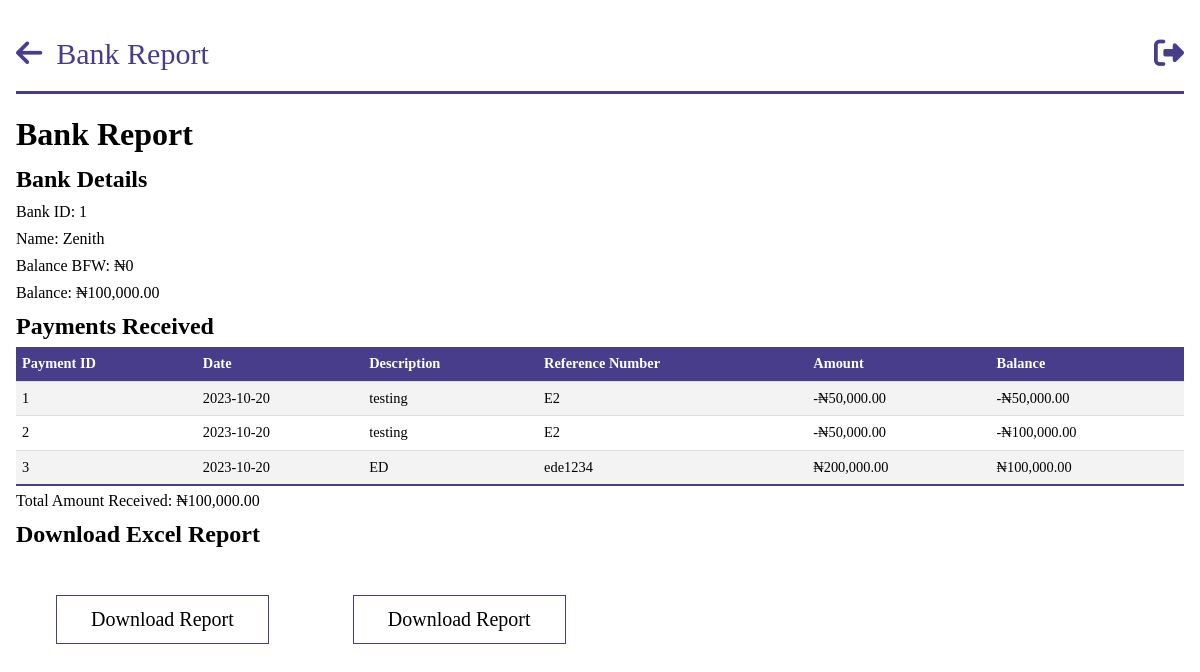
/bank_report/1 (signed in), run on an earlier commit of the app's database.
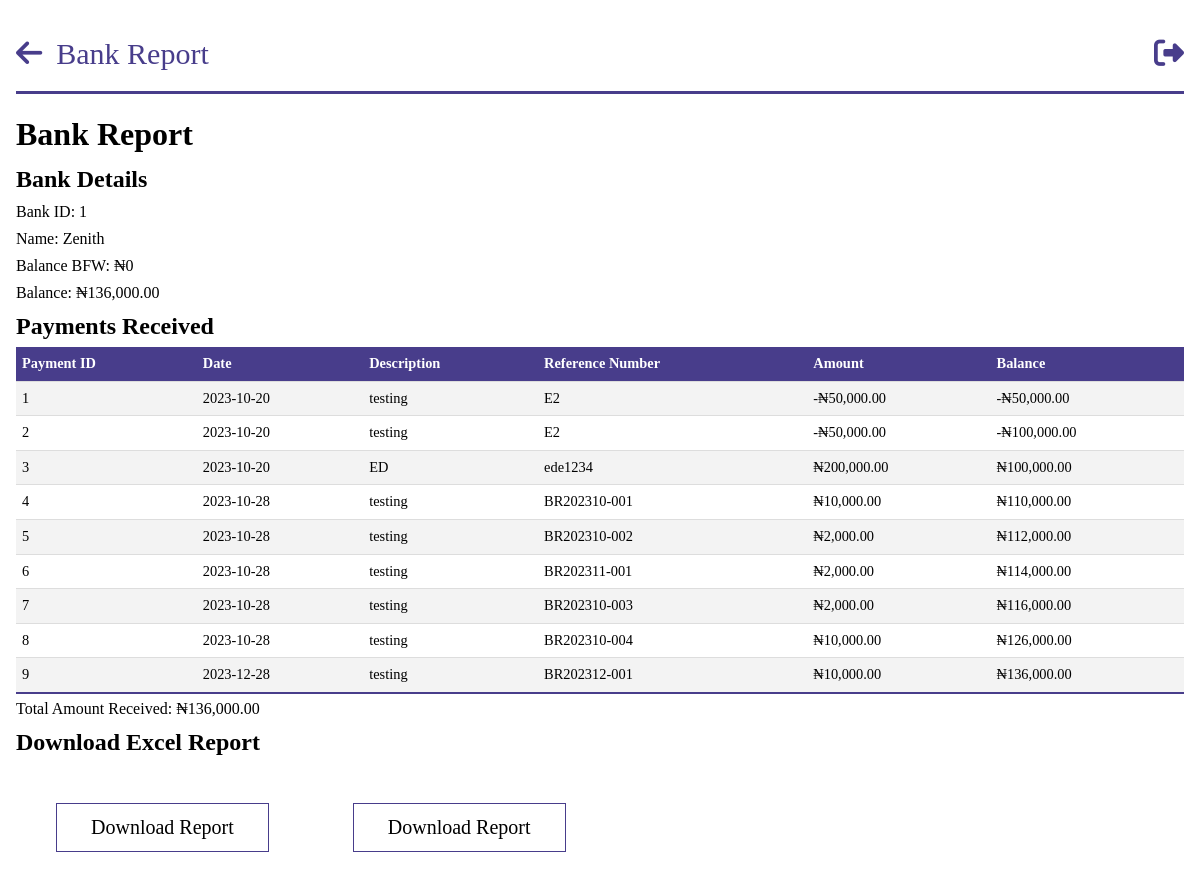
And on a later commit of the database.
### models.py (models this page shows, shortened)
class Bank(db.Model):
    __tablename__ = "banks"
    id = db.Column(db.Integer, primary_key=True)
    name = db.Column(db.String, nullable=False, unique=True)
    balance_bfd = db.Column(db.Float, default=0.0)
    new_balance = db.Column(db.Float, default=0.0)
    payments = db.relationship("BankPayment", backref="bank")

class BankPayment(db.Model):
    __tablename__ = "bank_payments"
    id = db.Column(db.Integer, primary_key=True)
    amount = db.Column(db.Float, nullable=False)
    exact_date = db.Column(db.DateTime, nullable=False, default=datetime.utcnow)
    date = db.Column(db.Date, nullable=False)
    person_id = db.Column(
        db.Integer, db.ForeignKey("persons.id"), nullable=True, index=True
    )
    company_id = db.Column(
        db.Integer, db.ForeignKey("companies.id"), nullable=True, index=True
    )
    description = db.Column(db.String, nullable=True)
    ref_no = db.Column(db.String)
    bank_balance = db.Column(db.Float, nullable=True)
    bank_id = db.Column(
        db.Integer, db.ForeignKey("banks.id"), nullable=True, index=True
    )
    year = db.Column(db.Integer, nullable=False)

### app.py (the view)
@app.route("/bank_report/<bank_id>")
@login_required
@role_required(["Admin", "Secretary", "Sub-Admin"])
def individual_bank_report(bank_id):
    bank = query.get_bank(bank_id)
    payments = bank.payments
    total_amount = sum(payment.amount for payment in payments)
    return render_template(
        "query/bank_report.html",
        bank=bank,
        payments=payments,
        total_amount=total_amount,
    )

### app.py (called while the page is built)
@login_manager.user_loader
def load_user(person_id):
    return Person.query.get(person_id)

def role_required(roles_required):
    def decorator(view_func):
        @wraps(view_func)
        def wrapper(*args, **kwargs):
            if not current_user.is_authenticated:
                flash("You must be logged in to access this page.", "error")
                return redirect(url_for("login"))
            user_role = current_user.role
            if user_role.name not in roles_required:
                flash("You don't have the required role to access this page.", "error")
                return redirect(
                    url_for("dashboard")
                )  # Change this to your desired redirect
            return view_func(*args, **kwargs)
        return wrapper
    return decorator

@app.before_request
def before_request():
    g.user = current_user

@app.template_filter("currency")
@login_required
def currency(value):
    modified_value = format_currency(value)  # Modify the value as needed
    return modified_value

### queries.py (called while the page is built)
    def get_bank(self, bank_id):
        bank = Bank.query.get(bank_id)
        return bank

### templates/query/bank_report.html (shortened to what this page needs)
{%extends 'base.html' %}
{% block header%}
Bank Report
{% endblock  %}
{% block anchor%}
<a href="{{ url_for('queries') }}" id='arrow'><i class="fa-solid fa-arrow-left"></i></a>
{% endblock  %}
{%block content%}
<body id="person">
    <h1>Bank Report</h1>
    <h2>Bank Details</h2>
    <p>Bank ID: {{ bank.id }}</p>
    <p>Name: {{ bank.name }}</p>
    <p>Balance BFW: {{ bank.balance_bfd | currency}}</p>
    <p>Balance: {{ bank.new_balance | currency}}</p>
    <h2>Payments Received</h2>
    <table class="tab-content">
        <thead>
            <tr>
                <th>Payment ID</th>
                <th>Date</th>
                <th>Description</th>
                <th>Reference Number</th>
                <th>Amount</th>
                <th>Balance</th>
            </tr>
        </thead>
        <tbody>
            {% for payment in payments %}
            <tr>
                <td>{{ payment.id }}</td>
                <td>{{ payment.date }}</td>
                <td>{{ payment.description}}</td>
                <td>{{ payment.ref_no}}</td>
                <td>{{ payment.amount | currency }}</td>
                <td>{{ payment.bank_balance | currency}}</td>
            </tr>
            {% endfor %}
        </tbody>
    </table>
    </body>
    <p>Total Amount Received: {{ total_amount | currency }}</p>
    <h2>Download Excel Report</h2>
    <button id="downloadExcelButton">Download Report</button>
    <button id="downloadPdfButton" onclick="window.print()">Download Report</button>
</body>
{%endblock%}

What changed in the data, as far as the page shows it:
changed Bank "Zenith": new_balance "₦100,000.00" → "₦136,000.00"
added BankPayment: id "4", date "2023-10-28", description "testing", ref_no "BR202310-001", amount "₦10,000.00", bank_balance "₦110,000.00"
added BankPayment: id "5", date "2023-10-28", description "testing", ref_no "BR202310-002", amount "₦2,000.00", bank_balance "₦112,000.00"
added BankPayment: id "6", date "2023-10-28", description "testing", ref_no "BR202311-001", amount "₦2,000.00", bank_balance "₦114,000.00"
added BankPayment: id "7", date "2023-10-28", description "testing", ref_no "BR202310-003", amount "₦2,000.00", bank_balance "₦116,000.00"
added BankPayment: id "8", date "2023-10-28", description "testing", ref_no "BR202310-004", amount "₦10,000.00", bank_balance "₦126,000.00"
added BankPayment: id "9", date "2023-12-28", description "testing", ref_no "BR202312-001", amount "₦10,000.00", bank_balance "₦136,000.00"
Also different on the page:
{{ total_amount | currency }}: "₦100,000.00" → "₦136,000.00"
